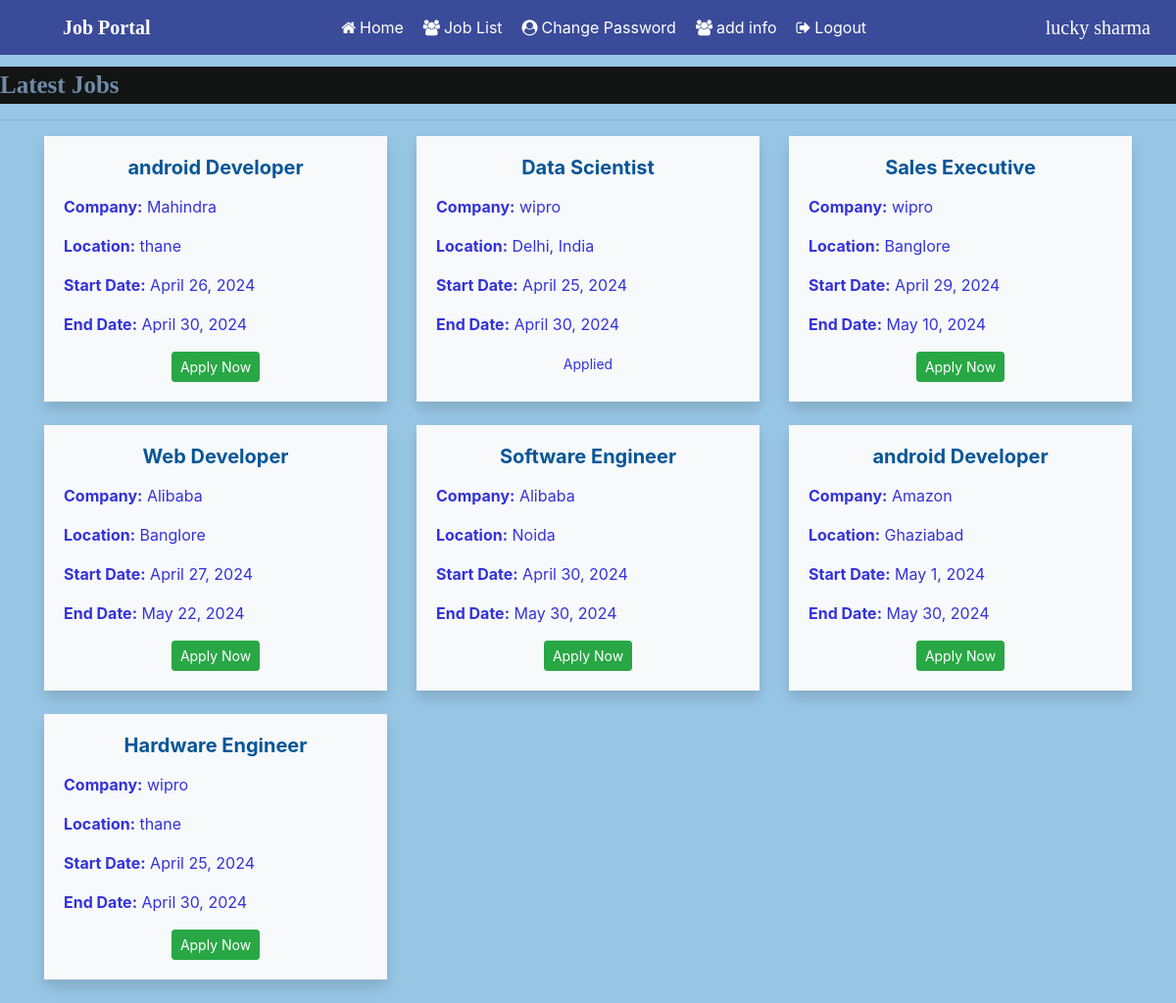
Screenshot of /user_latestjob (signed in) with the database file from the repository.
### jobportal/models.py (models this page shows, shortened)
class Job(models.Model):
    recruiter_user = models.ForeignKey(RecruiterUser, on_delete=models.CASCADE)
    start_date = models.DateField()
    end_date = models.DateField()
    title = models.CharField(max_length=100)
    salary = models.FloatField(max_length=20)
    image = models.FileField()
    description = models.CharField(max_length=300)
    experience = models.CharField(max_length=50)
    location = models.CharField(max_length=110)
    skills = models.CharField(max_length=110)
    creationdate = models.DateField()  # Corrected to DateField

class RecruiterUser(models.Model):
    user = models.ForeignKey(User, on_delete=models.CASCADE)
    mobile = models.CharField(max_length=15, null=True)
    image = models.FileField(null=True)
    gender = models.CharField(max_length=15, null=True)
    company = models.CharField(max_length=110, null=True)
    status = models.CharField(max_length=30, null=True)
    type = models.CharField(max_length=15, null=True)

### jobportal/views.py (the view)
# urls.py: path('user_latestjob',user_latestjob, name='user_latestjob'),
def user_latestjob(request):
    jobs = Job.objects.all()
    user = request.user
    student = StudentUser.objects.get(user=request.user)
    data = Apply.objects.filter(student=student)
    li = [i.job.id for i in data]
    context = {'jobs': jobs, 'li': li}
    return render(request, 'user_latestjob.html', context)

### jobportal/templates/user_latestjob.html (shortened to what this page needs)
{% load static %}
{% block body %}
{% include 'user_navigation.html' %}
<marquee style="font-family: Monospaced; font-size: 25px; color: rgb(110, 138, 167); background-color: rgb(19, 20, 20); font-weight: bold; margin-top: 1%">
    Latest Jobs
</marquee>
<hr>
<div class="container">
    <div class="row">
        {% for job in jobs %}
        <div class="col-md-4 mb-4">
            <div class="card h-100 border-0 rounded shadow" style="transition: transform 0.3s ease;">
                <div class="card-body" style="background-color: #f8f9fa;">
                    <h5 class="card-title text-center mb-3" style="font-size: 20px; color: #055698; text-decoration: none; font-weight: bold; animation: fadeInUp 1s;">{{ job.title }}</h5>
                    <p class="card-text"><strong>Company:</strong> {{ job.recruiter_user.company }}</p>
                    <p class="card-text"><strong>Location:</strong> {{ job.location }}</p>
                    <p class="card-text"><strong>Start Date:</strong> {{ job.start_date }}</p>
                    <p class="card-text"><strong>End Date:</strong> {{ job.end_date }}</p>
                    {% if job.id in li %}
                    <div class="text-center">
                        <small>Applied</small>
                    </div>
                    {% else %}
                    <div class="text-center">
                        <a href="{% url 'job_detail' job.id  %}" class="btn btn-success btn-sm" style="animation: fadeIn 1s;">Apply Now</a>
                    </div>
                    {% endif %}
                </div>
            </div>
        </div>
        {% endfor %}
    </div>
</div>
{% endblock %}

### jobportal/templates/user_navigation.html (shortened to what this page needs)
<!DOCTYPE html>
<html>
<head>
    {% load static %}
    <link rel="stylesheet" href="https://cdn.jsdelivr.net/npm/bootstrap@4.6.2/dist/css/bootstrap.min.css">
    <link rel="stylesheet" href="https://cdnjs.cloudflare.com/ajax/libs/font-awesome/4.7.0/css/font-awesome.min.css">
</head>
<body>
<nav class="navbar navbar-expand-sm" style="background-color: #3a4b9a">
    <a class="navbar-brand text-white pl-5 font-weight-bold" style="font-family: 'Monospaced'; font-size: 20px">Job Portal</a>
    <ul class="navbar-nav mx-auto">
        <li class="nav-item">
            <a class="nav-link" href="{%  url 'user_filter' %}"><i class="fa fa-home mr-1"></i>Home</a>
        </li>
        <li class="nav-item">
            <a class="nav-link" href="{% url 'user_latestjob' %}" ><i class="fa fa-users mr-1"></i>Job List</a>
        </li>
        <li class="nav-item">
            <a class="nav-link" href="{% url 'change_passworduser' %}" ><i class="fa fa-user-circle mr-1"></i>Change Password</a>
        </li>
        <li class="nav-item">
            <a class="nav-link" href="{% url 'add_info' %}"><i class="fa fa-users mr-1"></i>add info</a>
        </li>
        <li class="nav-item">
            <a class="nav-link" href="{% url 'index' %}" ><i class="fa fa-sign-out mr-1"></i>Logout</a>
        </li>
    </ul>
     <span class="navbar-brand user-name">{{ request.user.first_name }} {{ request.user.last_name }}</span>
</nav>
</body>
</html>

### jobportal/templates/user_latestjob.html (style rules this page uses)
body { background-color: #70b1ddb7; color: #3333db; }

### rows the page displays
Job: title "android Developer", recruiter_user.company "Mahindra", location "thane", start_date "April 26, 2024", end_date "April 30, 2024", shows "Apply Now"
Job: title "Data Scientist", recruiter_user.company "wipro", location "Delhi, India", start_date "April 25, 2024", end_date "April 30, 2024", shows "Applied"
Job: title "Sales Executive", recruiter_user.company "wipro", location "Banglore", start_date "April 29, 2024", end_date "May 10, 2024", shows "Apply Now"
Job: title "Web Developer", recruiter_user.company "Alibaba", location "Banglore", start_date "April 27, 2024", end_date "May 22, 2024", shows "Apply Now"
Job: title "Software Engineer", recruiter_user.company "Alibaba", location "Noida", start_date "April 30, 2024", end_date "May 30, 2024", shows "Apply Now"
Job: title "android Developer", recruiter_user.company "Amazon", location "Ghaziabad", start_date "May 1, 2024", end_date "May 30, 2024", shows "Apply Now"
Job: title "Hardware Engineer", recruiter_user.company "wipro", location "thane", start_date "April 25, 2024", end_date "April 30, 2024", shows "Apply Now"

### other values shown
{{ request.user.first_name }} "lucky"
{{ request.user.last_name }} "sharma"
